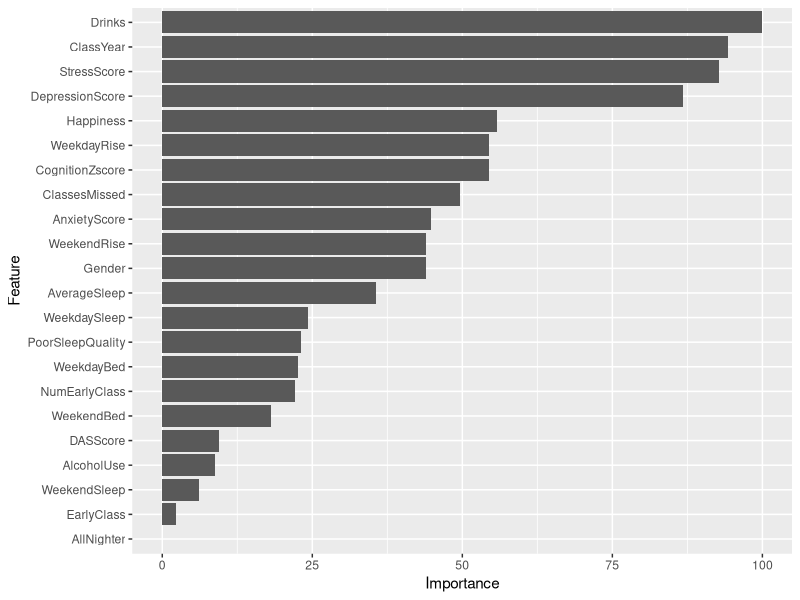
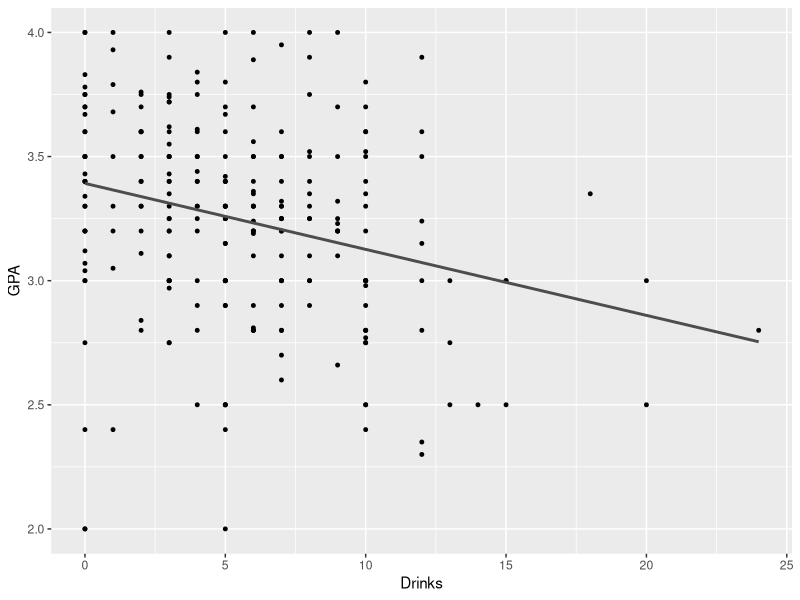

Reproduce these figures in R, in order. (Note: this script raises an error after producing the figures.)
if(!require(mlbench)){install.packages("mlbench"); require(mlbench)} # common datasets to use
if(!require(tidyverse)){install.packages("tidyverse"); library(tidyverse)} 
if(!require(modelr)){install.packages("modelr"); library(modelr)} 

# some dependencies for caret that aren't automatically installed
if(!require(ModelMetrics)){install.packages("ModelMetrics"); require(ModelMetrics)}
if(!require(recipes)){install.packages("recipes"); require(recipes)}
if(!require(DEoptimR)){install.packages("DEoptimR"); require(DEoptimR)}

if(!require(caret)){install.packages("caret"); require(caret)} # ML package WITHOUT its dependencies. Should not take as long
if(!require(dplyr)){install.packages("dplyr"); require(dplyr)}
if(!require(broom)){install.packages("broom"); require(broom)}
set.seed(370)

if(!require(caret)){install.packages("caret", dependencies = c("Depends", "Suggests")); require(caret)}



# load data
sleep_data <- read.csv("./Sleep Drinking - Sheet1.csv")

sleep_data <- sleep_data %>% dplyr::select(-LarkOwl, -DepressionStatus, -AnxietyStatus, -Stress)

# Scatter plot

p <- ggplot(sleep_data, aes(x = Drinks, y = GPA))  +
  geom_point()


# Feature selection
control <- trainControl(method="repeatedcv", number = 10, repeats = 3)

model <- train(GPA ~., data=sleep_data, method = "knn", trControl = control)

importance <- varImp(model)

ggplot(importance)

linear_model <- lm (GPA ~ Drinks, data = sleep_data)

parameters <- tidy(linear_model)$estimate

sleep_data_small <- sleep_data %>%
  #mutate(GPA_negation = 4.0 - sleep_data$GPA) %>%
  dplyr::select(Drinks, GPA) %>%
  mutate(linear_model_prediction = parameters[1] + parameters[2] * sleep_data$Drinks)

#head(sleep_data)

ggplot(sleep_data_small , aes(Drinks)) +
  geom_point(aes(y= GPA), size = 1) +
  geom_line(aes(y= linear_model_prediction), size = 1, colour = "grey30")

model_linear_function <- function(a, data) {
  a[1] + data$Drinks * a[2]
}

model_function = model_linear_function
measure_distance <- function(mod_params, data) {
  diff <- data$GPA - model_function(mod_params, data)
  sqrt(mean(diff ^ 2))
}

# Here's a line fit with the objective function that lm uses - squares of the residuals
best <- optim(c(3.4, 0), measure_distance, data = sleep_data_small)


# values for the coefficients
parameters
best$par

measure_distance_mad <- function(mod_params, data) {
  diff <- data$GPA - model_function(mod_params, data)
  mean(abs(diff))
}

# make use of a different distance function here (such as mean absolute)
mad_fit <- optim(c(3.4, 0), measure_distance_mad, data = sleep_data_small)
mad_fit$par

sleep_data_small <- sleep_data_small %>%
  mutate(lm_mad = mad_fit$par[1] + mad_fit$par[2] * sleep_data$Drinks)

sleep_data_small <- sleep_data_small %>% 
  mutate(
    residuals_mad = GPA - lm_mad,
    residuals = GPA - linear_model_prediction
  )


# plot the residuals to compare them
ggplot(sleep_data_small, aes(ClassesMissed)) +
  geom_point(aes(y=residuals)) + 
  geom_point(aes(y=residuals_mad), color = "red") +
  geom_abline(intercept=0, slope = 0)

summary(linear_model)
cor(sleep_data$ClassesMissed, sleep_data$GPA)
cor(sleep_data$Drinks, sleep_data$GPA)
cor(sleep_data$ClassesMissed, sleep_data$Drinks)




#CLass_skipped analysis

linear_model <- lm (GPA ~ ClassesMissed, data = sleep_data)

parameters <- tidy(linear_model)$estimate

sleep_data_small <- sleep_data %>%
  #mutate(GPA_negation = 4.0 - sleep_data$GPA) %>%
  dplyr::select(ClassesMissed, GPA) %>%
  mutate(linear_model_prediction = parameters[1] + parameters[2] * sleep_data$ClassesMissed)

#head(sleep_data)

ggplot(sleep_data_small , aes(ClassesMissed)) +
  geom_point(aes(y= GPA), size = 1) +
  geom_line(aes(y= linear_model_prediction), size = 1, colour = "grey30")

model_linear_function <- function(a, data) {
  a[1] + data$ClassesMissed * a[2]
}

model_function = model_linear_function
measure_distance <- function(mod_params, data) {
  diff <- data$GPA - model_function(mod_params, data)
  sqrt(mean(diff ^ 2))
}

# Here's a line fit with the objective function that lm uses - squares of the residuals
best <- optim(c(3.4, 0), measure_distance, data = sleep_data_small)


# values for the coefficients
parameters
best$par

measure_distance_mad <- function(mod_params, data) {
  diff <- data$GPA - model_function(mod_params, data)
  mean(abs(diff))
}

# make use of a different distance function here (such as mean absolute)
mad_fit <- optim(c(3.4, 0), measure_distance_mad, data = sleep_data_small)
mad_fit$par

sleep_data_small <- sleep_data_small %>%
  mutate(lm_mad = mad_fit$par[1] + mad_fit$par[2] * sleep_data$ClassesMissed)

sleep_data_small <- sleep_data_small %>% 
  mutate(
    residuals_mad = GPA - lm_mad,
    residuals = GPA - linear_model_prediction
  )


# plot the residuals to compare them
ggplot(sleep_data_small, aes(ClassesMissed)) +
  geom_point(aes(y=residuals)) + 
  geom_point(aes(y=residuals_mad), color = "red") +
  geom_abline(intercept=0, slope = 0)

summary(linear_model)
